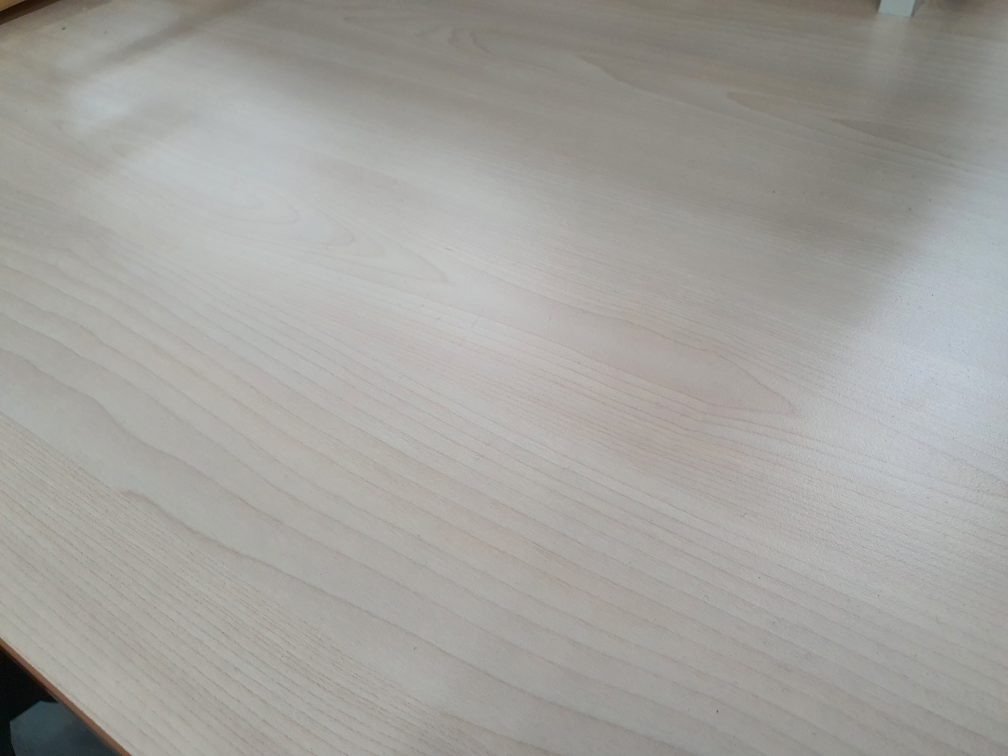
#> input picture data_origin/origin.jpg, 4032 x 3024 px (shown at 1/4 size)
$ python data_resize.py
#> lines starting #> are read from the running program, lines starting #| are printed output that depends on the picture
from PIL import Image

img = Image.open('./data_origin/origin.jpg')
#> img is the input picture: PIL image 4032x3024 RGB; mean R, G, B 162.8, 161.6, 157.4

# 300K
img_s = img.resize((5*512, 4*512))
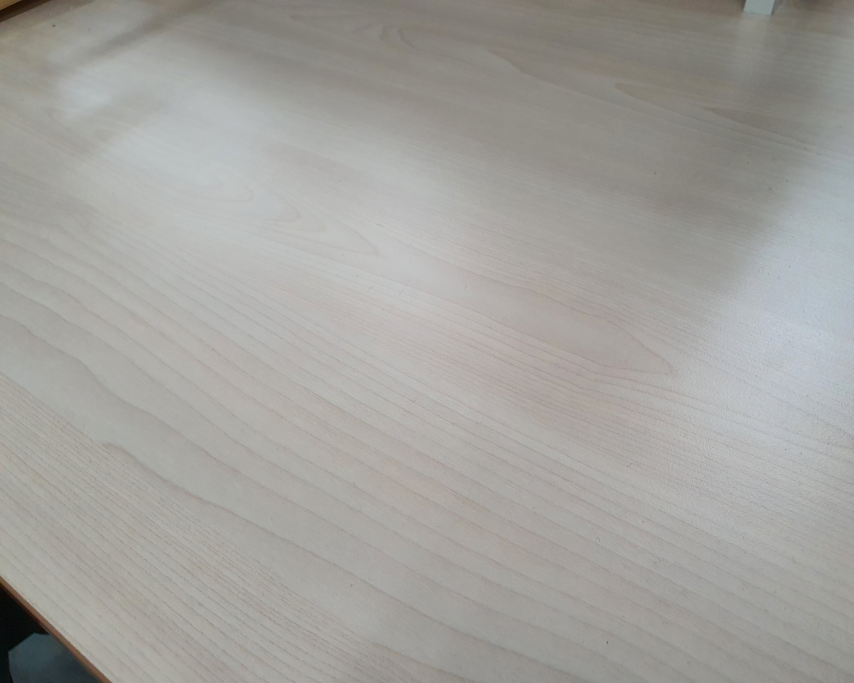
#> img_s: PIL image 2560x2048 RGB (shown at 1/3 size); mean R, G, B 162.8, 161.6, 157.4
img_s.save('./data/img_s.jpg')

# 3M
img_m = img.resize((7*1024, 7*1024))
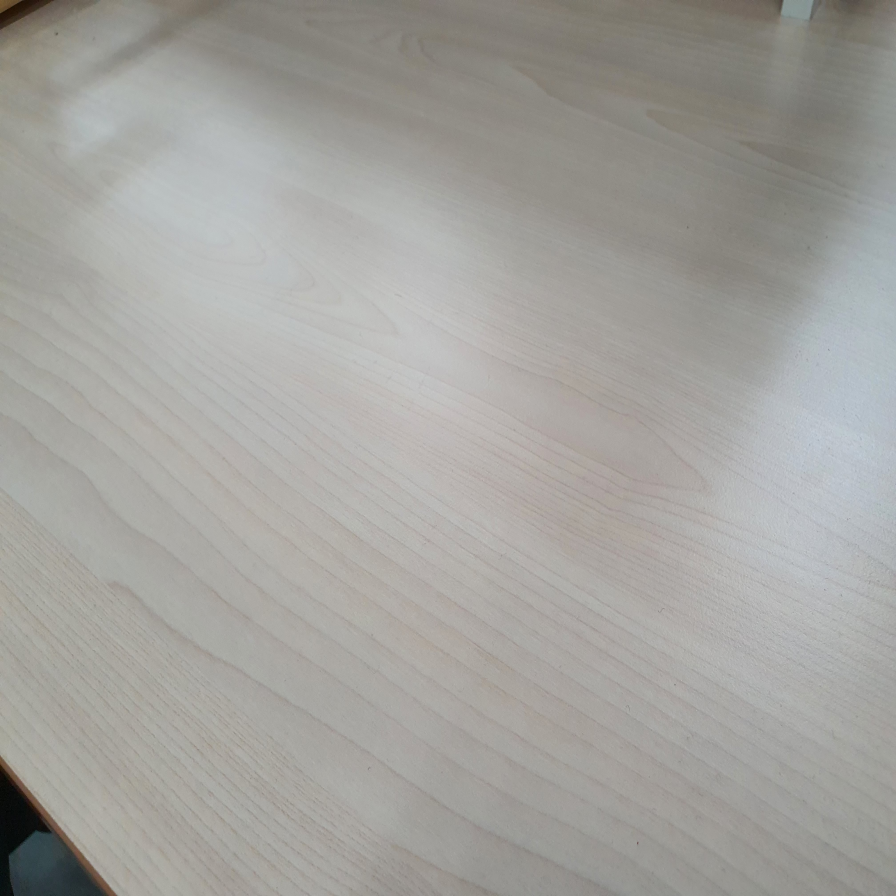
#> img_m: PIL image 7168x7168 RGB (shown at 1/8 size); mean R, G, B 162.8, 161.6, 157.4
img_m.save('./data/img_m.jpg')

# 300M
img_l = img.resize((10*1000, 10*1000))
#> (the run stopped early here; a loop or call above may not have finished)
